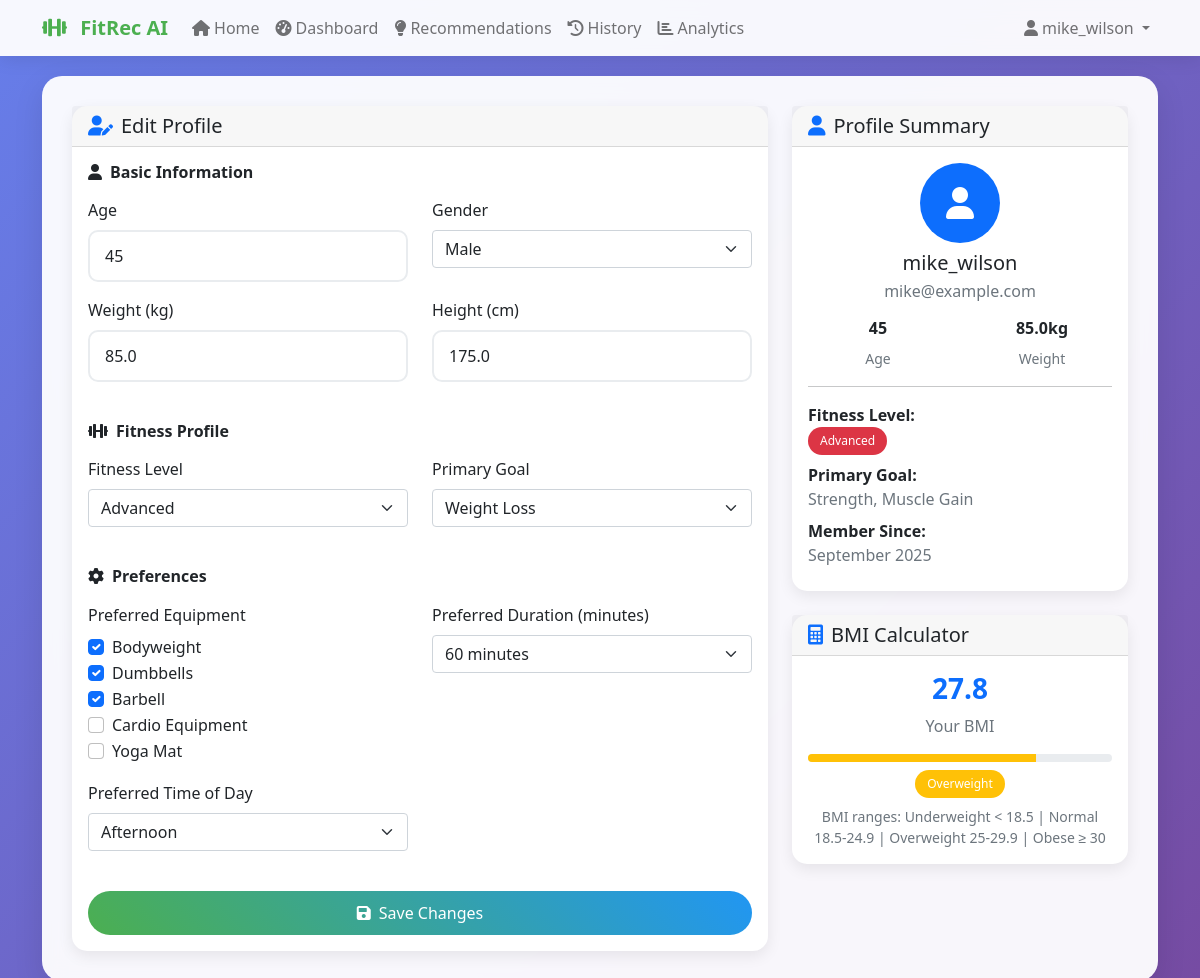
The page /profile (signed in) on the database its author committed.
### models.py (models this page shows, shortened)
class User(db.Model):
    id = db.Column(db.Integer, primary_key=True)
    username = db.Column(db.String(80), unique=True, nullable=False)
    email = db.Column(db.String(120), unique=True, nullable=False)
    age = db.Column(db.Integer)
    gender = db.Column(db.String(10))
    weight = db.Column(db.Float)  # in kg
    height = db.Column(db.Float)  # in cm
    fitness_level = db.Column(db.String(20))  # beginner, intermediate, advanced
    goals = db.Column(db.String(200))  # weight_loss, muscle_gain, endurance, etc.
    preferences = db.Column(db.Text)  # JSON string of user preferences
    created_at = db.Column(db.DateTime, default=datetime.utcnow)
    workout_history = db.relationship('WorkoutHistory', backref='user', lazy=True)
    def get_preferences(self):
        if self.preferences:
            return json.loads(self.preferences)
        return {}

### app.py (the view, shortened to what this page needs)
    @app.route('/profile', methods=['GET', 'POST'])
    def profile():
        if 'user_id' not in session:
            return redirect(url_for('login'))
        user = User.query.get(session['user_id'])
        if not user:
            session.clear()
            return redirect(url_for('login'))
        return render_template('profile.html', user=user)

### templates/profile.html (shortened to what this page needs)
{% extends "base.html" %}
{% block content %}
<div class="main-content">
    <div class="row">
        <div class="col-lg-8">
            <div class="card">
                <div class="card-header">
                    <h5 class="mb-0">
                        <i class="fas fa-user-edit text-primary me-2"></i>Edit Profile
                    </h5>
                </div>
                <div class="card-body">
                    <form method="POST">
                        <div class="row mb-4">
                            <div class="col-12">
                                <h6 class="fw-bold mb-3">
                                    <i class="fas fa-user me-2"></i>Basic Information
                                </h6>
                            </div>
                            <div class="col-md-6 mb-3">
                                <label class="form-label">Age</label>
                                <input type="number" class="form-control" name="age" value="{{ user.age }}" min="13" max="100" required>
                            </div>
                            <div class="col-md-6 mb-3">
                                <label class="form-label">Gender</label>
                                <select class="form-select" name="gender" required>
                                    <option value="male" {% if user.gender == 'male' %}selected{% endif %}>Male</option>
                                </select>
                            </div>
                            <div class="col-md-6 mb-3">
                                <label class="form-label">Weight (kg)</label>
                                <input type="number" class="form-control" name="weight" value="{{ user.weight }}" min="30" max="300" step="0.1" required>
                            </div>
                            <div class="col-md-6 mb-3">
                                <label class="form-label">Height (cm)</label>
                                <input type="number" class="form-control" name="height" value="{{ user.height }}" min="100" max="250" step="0.1" required>
                            </div>
                        </div>
                        <div class="row mb-4">
                            <div class="col-12">
                                <h6 class="fw-bold mb-3">
                                    <i class="fas fa-dumbbell me-2"></i>Fitness Profile
                                </h6>
                            </div>
                            <div class="col-md-6 mb-3">
                                <label class="form-label">Fitness Level</label>
                                <select class="form-select" name="fitness_level" required>
                                    <option value="advanced" {% if user.fitness_level == 'advanced' %}selected{% endif %}>Advanced</option>
                                </select>
                            </div>
                            <div class="col-md-6 mb-3">
                                <label class="form-label">Primary Goal</label>
                                <select class="form-select" name="goals" required>
                                    <option value="weight_loss" {% if user.goals == 'weight_loss' %}selected{% endif %}>Weight Loss</option>
                                </select>
                            </div>
                        </div>
                        <div class="row mb-4">
                            <div class="col-12">
                                <h6 class="fw-bold mb-3">
                                    <i class="fas fa-cog me-2"></i>Preferences
                                </h6>
                            </div>
                            <div class="col-md-6 mb-3">
                                <label class="form-label">Preferred Equipment</label>
                                <div class="form-check">
                                    <input class="form-check-input" type="checkbox" name="equipment" value="bodyweight"
                                           {% if 'bodyweight' in user.get_preferences().get('equipment', []) %}checked{% endif %}>
                                    <label class="form-check-label">Bodyweight</label>
                                </div>
                                <div class="form-check">
                                    <input class="form-check-input" type="checkbox" name="equipment" value="dumbbells"
                                           {% if 'dumbbells' in user.get_preferences().get('equipment', []) %}checked{% endif %}>
                                    <label class="form-check-label">Dumbbells</label>
                                </div>
                                <div class="form-check">
                                    <input class="form-check-input" type="checkbox" name="equipment" value="barbell"
                                           {% if 'barbell' in user.get_preferences().get('equipment', []) %}checked{% endif %}>
                                    <label class="form-check-label">Barbell</label>
                                </div>
                                <div class="form-check">
                                    <input class="form-check-input" type="checkbox" name="equipment" value="cardio"
                                           {% if 'cardio' in user.get_preferences().get('equipment', []) %}checked{% endif %}>
                                    <label class="form-check-label">Cardio Equipment</label>
                                </div>
                                <div class="form-check">
                                    <input class="form-check-input" type="checkbox" name="equipment" value="yoga mat"
                                           {% if 'yoga mat' in user.get_preferences().get('equipment', []) %}checked{% endif %}>
                                    <label class="form-check-label">Yoga Mat</label>
                                </div>
                            </div>
                            <div class="col-md-6 mb-3">
                                <label class="form-label">Preferred Duration (minutes)</label>
                                <select class="form-select" name="preferred_duration">
                                    <option value="60" {% if user.get_preferences().get('preferred_duration') == 60 %}selected{% endif %}>60 minutes</option>
                                </select>
                            </div>
                            <div class="col-md-6 mb-3">
                                <label class="form-label">Preferred Time of Day</label>
                                <select class="form-select" name="time_of_day">
                                    <option value="afternoon" {% if user.get_preferences().get('time_of_day') == 'afternoon' %}selected{% endif %}>Afternoon</option>
                                </select>
                            </div>
                        </div>
                        <div class="d-grid">
                            <button type="submit" class="btn btn-primary">
                                <i class="fas fa-save me-2"></i>Save Changes
                            </button>
                        </div>
                    </form>
                </div>
            </div>
        </div>
        <div class="col-lg-4">
            <div class="card mb-4">
                <div class="card-header">
                    <h5 class="mb-0">
                        <i class="fas fa-user text-primary me-2"></i>Profile Summary
                    </h5>
                </div>
                <div class="card-body">
                    <div class="text-center mb-3">
                        <div class="bg-primary text-white rounded-circle d-inline-flex align-items-center justify-content-center" style="width: 80px; height: 80px;">
                            <i class="fas fa-user fa-2x"></i>
                        </div>
                        <h5 class="mt-2 mb-1">{{ user.username }}</h5>
                        <p class="text-muted mb-0">{{ user.email }}</p>
                    </div>
                    <div class="row text-center">
                        <div class="col-6">
                            <h6 class="fw-bold">{{ user.age }}</h6>
                            <small class="text-muted">Age</small>
                        </div>
                        <div class="col-6">
                            <h6 class="fw-bold">{{ user.weight }}kg</h6>
                            <small class="text-muted">Weight</small>
                        </div>
                    </div>
                    <hr>
                    <div class="mb-2">
                        <strong>Fitness Level:</strong><br>
                        <span class="badge bg-{{ 'success' if user.fitness_level == 'beginner' else 'warning' if user.fitness_level == 'intermediate' else 'danger' }}">
                            {{ user.fitness_level|title }}
                        </span>
                    </div>
                    <div class="mb-2">
                        <strong>Primary Goal:</strong><br>
                        <span class="text-muted">{{ user.goals|replace('_', ' ')|title }}</span>
                    </div>
                    <div class="mb-2">
                        <strong>Member Since:</strong><br>
                        <span class="text-muted">{{ user.created_at.strftime('%B %Y') }}</span>
                    </div>
                </div>
            </div>
            <div class="card">
                <div class="card-header">
                    <h5 class="mb-0">
                        <i class="fas fa-calculator text-primary me-2"></i>BMI Calculator
                    </h5>
                </div>
                <div class="card-body">
                    {% set bmi = user.weight / ((user.height / 100) ** 2) %}
                    <div class="text-center mb-3">
                        <h3 class="fw-bold text-primary">{{ "%.1f"|format(bmi) }}</h3>
                        <p class="text-muted mb-0">Your BMI</p>
                    </div>
                    <div class="progress mb-2" style="height: 8px;">
                        {% if bmi < 18.5 %}
                            <div class="progress-bar bg-info" style="width: 25%"></div>
                        {% elif bmi < 25 %}
                            <div class="progress-bar bg-success" style="width: 50%"></div>
                        {% elif bmi < 30 %}
                            <div class="progress-bar bg-warning" style="width: 75%"></div>
                        {% else %}
                            <div class="progress-bar bg-danger" style="width: 100%"></div>
                        {% endif %}
                    </div>
                    <div class="text-center">
                        {% if bmi < 18.5 %}
                            <span class="badge bg-info">Underweight</span>
                        {% elif bmi < 25 %}
                            <span class="badge bg-success">Normal</span>
                        {% elif bmi < 30 %}
                            <span class="badge bg-warning">Overweight</span>
                        {% else %}
                            <span class="badge bg-danger">Obese</span>
                        {% endif %}
                    </div>
                    <small class="text-muted d-block text-center mt-2">
                        BMI ranges: Underweight < 18.5 | Normal 18.5-24.9 | Overweight 25-29.9 | Obese ≥ 30
                    </small>
                </div>
            </div>
        </div>
    </div>
</div>
{% endblock %}

### templates/base.html (shortened to what this page needs)
<!DOCTYPE html>
<html lang="en">
<head>
    <link href="https://cdn.jsdelivr.net/npm/bootstrap@5.1.3/dist/css/bootstrap.min.css" rel="stylesheet">
    <link rel="stylesheet" href="https://cdnjs.cloudflare.com/ajax/libs/font-awesome/6.0.0/css/all.min.css">
</head>
<body>
    <nav class="navbar navbar-expand-lg navbar-light">
        <div class="container">
            <a class="navbar-brand" href="{{ url_for('index') }}">
                <i class="fas fa-dumbbell me-2"></i>
                FitRec AI
            </a>
            <div class="collapse navbar-collapse" id="navbarNav">
                <ul class="navbar-nav me-auto">
                    <li class="nav-item">
                        <a class="nav-link" href="{{ url_for('index') }}">
                            <i class="fas fa-home me-1"></i>Home
                        </a>
                    </li>
                    {% if session.user_id %}
                    <li class="nav-item">
                        <a class="nav-link" href="{{ url_for('dashboard') }}">
                            <i class="fas fa-tachometer-alt me-1"></i>Dashboard
                        </a>
                    </li>
                    <li class="nav-item">
                        <a class="nav-link" href="{{ url_for('recommendations') }}">
                            <i class="fas fa-lightbulb me-1"></i>Recommendations
                        </a>
                    </li>
                    <li class="nav-item">
                        <a class="nav-link" href="{{ url_for('workout_history') }}">
                            <i class="fas fa-history me-1"></i>History
                        </a>
                    </li>
                    <li class="nav-item">
                        <a class="nav-link" href="{{ url_for('analytics') }}">
                            <i class="fas fa-chart-bar me-1"></i>Analytics
                        </a>
                    </li>
                    {% endif %}
                </ul>
                <ul class="navbar-nav">
                    {% if session.user_id %}
                    <li class="nav-item dropdown">
                        <a class="nav-link dropdown-toggle" href="#" id="navbarDropdown" role="button" data-bs-toggle="dropdown">
                            <i class="fas fa-user me-1"></i>{{ session.username }}
                        </a>
                    </li>
                    {% endif %}
                </ul>
            </div>
        </div>
    </nav>
    <div class="container">
        {% block content %}{% endblock %}
    </div>
</body>
</html>

### templates/base.html (style rules this page uses)
:root { --primary-color: #4CAF50; --secondary-color: #2196F3; --accent-color: #FF9800; --dark-color: #333; --light-color: #f8f9fa; }
body { font-family: 'Segoe UI', Tahoma, Geneva, Verdana, sans-serif; background: linear-gradient(135deg, #667eea 0%, #764ba2 100%); min-height: 100vh; }
.navbar { background: rgba(255, 255, 255, 0.95) !important; backdrop-filter: blur(10px); box-shadow: 0 2px 20px rgba(0, 0, 0, 0.1); }
.navbar-brand { font-weight: bold; color: var(--primary-color) !important; }
.main-content { background: rgba(255, 255, 255, 0.95); border-radius: 20px; box-shadow: 0 10px 30px rgba(0, 0, 0, 0.1); margin: 20px 0; padding: 30px; backdrop-filter: blur(10px); }
.card { border: none; border-radius: 15px; box-shadow: 0 5px 15px rgba(0, 0, 0, 0.08); transition: transform 0.3s ease, box-shadow 0.3s ease; }
.btn-primary { background: linear-gradient(45deg, var(--primary-color), var(--secondary-color)); border: none; border-radius: 25px; padding: 10px 25px; font-weight: 500; transition: all 0.3s ease; }
.form-control { border-radius: 10px; border: 2px solid #e9ecef; padding: 12px 15px; transition: all 0.3s ease; }
.badge { border-radius: 20px; padding: 8px 12px; font-weight: 500; }

### rows shown on the page
User: username "mike_wilson", age "45", gender "Male", weight "85.0", height "175.0", fitness_level "Advanced", preferences "☑", preferred_duration "60 minutes", time_of_day "Afternoon", email "mike@example.com", goals "Strength, Muscle Gain", created_at "September 2025"

### other values the page prints
{{ "%.1f"|format(bmi) }} "27.8"
